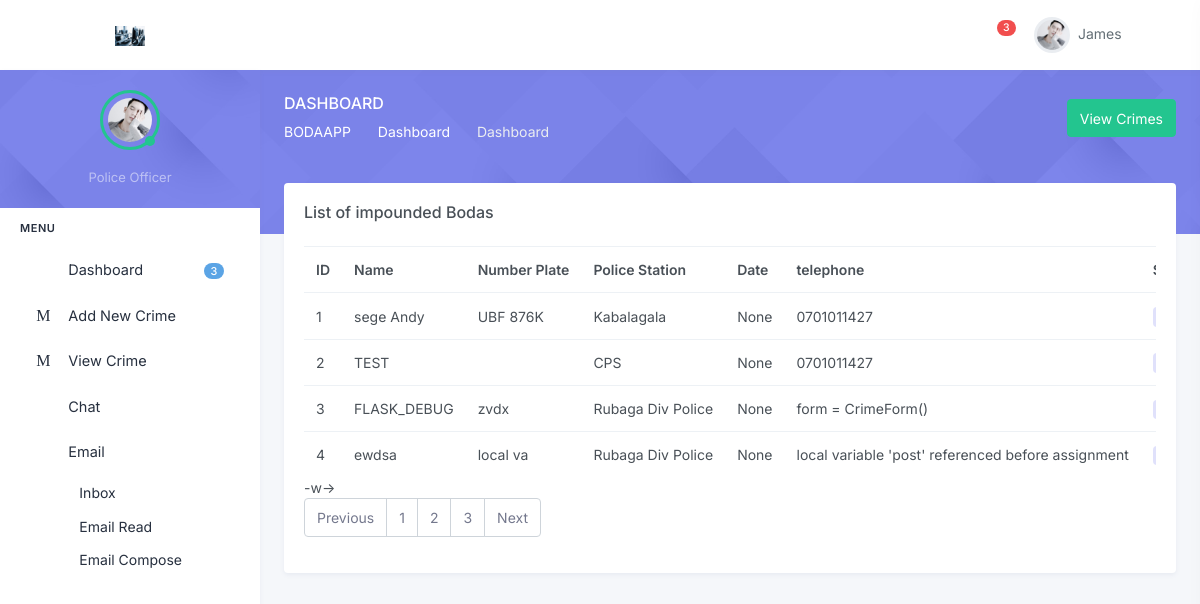
/list_view/, run on the app's committed database.
### morvin/models.py (models this page shows, shortened)
class CrimeModel(models.Model):
    name = models.CharField(max_length=50)
    crime_type = models.TextField()
    license = models.TextField(max_length=8, blank= True)
    occupation = models.TextField(blank= True)
    stage = models.TextField(null=True, blank=True)
    telephone = models.TextField(max_length=10)
    datetime = models.DateTimeField(null=True, blank=True, auto_now_add=True)
    custody = models.CharField(max_length=200, null=True, choices=CUSTODY, default='Kiira Rd Police')
    class Meta:
        db_table = "morvin_crimemodel"
        ordering = ['id']

### morvin/views.py (the view)
# urls.py: path('list_view/', views.list_view,name='list_view'),
def list_view(request):
	context ={}
	context["dataset"] = CrimeModel.objects.all()
	return render(request, "list_view.html", context)

### templates/list_view.html (shortened to what this page needs)
{% extends 'partials/base.html' %}
{% load static %}
{% load pagination_tags %}
{% block extra_css %}
<link href="{% static 'libs/admin-resources/jquery.vectormap/jquery-jvectormap-1.2.2.css' %}" rel="stylesheet"
    type="text/css" />
{% endblock extra_css %}
{% block content %}
<div class="main-content">
    <div class="page-content">
        <div class="page-title-box">
            <div class="container-fluid">
                <div class="row align-items-center">
                    <div class="col-sm-6">
                        <div class="page-title">
                            <h4>Dashboard</h4>
                            <ol class="breadcrumb m-0">
                                <li class="breadcrumb-item"><a href="javascript: void(0);">BODAAPP</a></li>
                                <li class="breadcrumb-item"><a href="javascript: void(0);">Dashboard</a></li>
                                <li class="breadcrumb-item active">Dashboard</li>
                            </ol>
                        </div>
                    </div>
                    <div class="col-sm-6">
                        <div class="float-end d-none d-sm-block">
                            <a href="{% url 'addcrime' %}" class="btn btn-success">View Crimes</a>
                        </div>
                    </div>
                </div>
            </div>
        </div>
        <div class="container-fluid">
            <div class="page-content-wrapper">
                <div class="row">
                    <div class="col-xl-12">
                        <div class="card">
                            <div class="card-body">
                                <h4 class="header-title mb-4">List of impounded Bodas</h4>
                                <div class="table-responsive">
                                    <table class="table table-centered table-nowrap mb-0">
                                        <thead class="thead-light">
                                            <tr>
                                                <th>ID</th>
                                                <th>Name</th>
                                                <th>Number Plate </th>
                                                <th>Police Station</th>
                                                <th>Date</th>
                                                <th>telephone</th>
                                                <th>Status</th>
                                            </tr>
                                        </thead>
                                        {% for data in dataset %}
                                            <tr>
                                                <td>{{ data.id }}</td>
                                                <td> {{ data.name }}</td>
                                                <td>{{ data.license }}</td>
                                                <td> {{ data.custody }}</td>
                                                <td> {{ data.datetime }}</td>
                                                <td> {{ data.telephone }}</td>
                                                <td><span
                                                        class="badge badge-pill badge-soft-primary font-size-13">Pending</span>
                                                </td>
                                            </tr>
                                        {% endfor %}
                                    </table>
                                </div>
                                -w->
                                <nav aria-label="Page navigation example">
                                    <ul class="pagination">
                                      <li class="page-item"><a class="page-link" href="#">Previous</a></li>
                                      <li class="page-item"><a class="page-link" href="#">1</a></li>
                                      <li class="page-item"><a class="page-link" href="#">2</a></li>
                                      <li class="page-item"><a class="page-link" href="#">3</a></li>
                                      <li class="page-item"><a class="page-link" href="#">Next</a></li>
                                    </ul>
                                  </nav>
                            </div>
                        </div>
                    </div>
                </div>
            </div>
        </div>
    </div>
</div>
{% endblock content %}

### templates/partials/base.html (shortened to what this page needs)
{% load static %}
<!doctype html>
<html lang="en">
<head>
    {% block extra_css %}
    {% endblock extra_css %}
    {% block css %}
    <link href="{% static 'css/bootstrap.min.css' %}" id="bootstrap-style" rel="stylesheet" type="text/css" />
    <link href="{% static 'css/icons.min.css' %}" rel="stylesheet" type="text/css" />
    <link href="{% static 'css/app.min.css' %}" id="app-style" rel="stylesheet" type="text/css" />
    {% endblock %}
</head>
<body {% block extra_body %}{% endblock extra_body %}>
    <div id="layout-wrapper">
        {% block header %}
            {% include 'partials/header.html' %}
        {% endblock header %}
        {% block sidebar %}
            {% include 'partials/sidebar.html' %}
        {% endblock sidebar %}
        {% block content %}
        {% endblock content %}
        </div>
</body>

### templates/partials/header.html (shortened to what this page needs)
{% load static %}
{% block header %}
{% load i18n %}
{% load account socialaccount %}
        <header id="page-topbar">
            <div class="navbar-header">
                <div class="d-flex">
                 <div class="navbar-brand-box">
                    <a href="{% url 'index' %}" class="logo logo-dark">
                        <span class="logo-lg">
                            <img src="{% static 'images/19.jpg' %}" alt="" height="20">
                        </span>
                    </a>
                </div>
                    <button type="button" class="btn btn-sm px-3 font-size-24 header-item waves-effect" id="vertical-menu-btn">
                        <i class="mdi mdi-menu"></i>
                    </button>
                    <div class="topbar-social-icon me-3 d-none d-md-block">
                        <ul class="list-inline title-tooltip m-0">
                            <li class="list-inline-item">
                                <a href="{% url 'email_inbox' %}" data-bs-toggle="tooltip" data-placement="top" title="Email">
                                 <i class="mdi mdi-email-outline"></i>
                                </a>
                            </li>
                            <li class="list-inline-item">
                                <a href="{% url 'chat' %}" data-bs-toggle="tooltip" data-placement="top" title="Chat">
                                 <i class="mdi mdi-tooltip-outline"></i>
                                </a>
                            </li>
                        </ul>
                    </div>
                </div>
                <div class="d-flex">
                    <div class="dropdown d-none d-lg-inline-block">
                        <button type="button" class="btn header-item toggle-search noti-icon waves-effect" data-target="#search-wrap">
                            <i class="mdi mdi-magnify"></i>
                        </button>
                    </div>
                    <div class="dropdown d-none d-lg-inline-block ms-1">
                        <button type="button" class="btn header-item noti-icon waves-effect" data-toggle="fullscreen">
                            <i class="mdi mdi-fullscreen"></i>
                        </button>
                    </div>
                    <div class="dropdown d-inline-block">
                        <button type="button" class="btn header-item noti-icon waves-effect" id="page-header-notifications-dropdown"
                            data-bs-toggle="dropdown" aria-haspopup="true" aria-expanded="false">
                            <span class="badge bg-danger rounded-pill">3</span>
                        </button>
                    </div>
                    <div class="dropdown d-inline-block">
                        <button type="button" class="btn header-item waves-effect" id="page-header-user-dropdown"
                            data-bs-toggle="dropdown" aria-haspopup="true" aria-expanded="false">
                            <img class="rounded-circle header-profile-user" src="{% static 'images/users/avatar-7.jpg' %}"
                                alt="Header Avatar">
                            <span class="d-none d-xl-inline-block ms-1">{% if user.is_authenticated %}{{ user.username }}{% else %}James{% endif %}</span>
                            <i class="mdi mdi-chevron-down d-none d-xl-inline-block"></i>
                        </button>
                    </div>
                    <div class="dropdown d-inline-block">
                        <button type="button" class="btn header-item noti-icon right-bar-toggle waves-effect">
                            <i class="mdi mdi-cog-outline font-size-20"></i>
                        </button>
                    </div>
                </div>
            </div>
        </header>
{% endblock header %}

### templates/partials/sidebar.html (shortened to what this page needs)
{% load static %}
{% block sidebar %}
<div class="vertical-menu">
    <div data-simplebar class="h-100">
        <div class="user-sidebar text-center">
            <div class="dropdown">
                <div class="user-img">
                    <img src="{% static 'images/users/avatar-7.jpg' %}" alt="" class="rounded-circle">
                    <span class="avatar-online bg-success"></span>
                </div>
                <div class="user-info">
                    <span class="font-size-13 text-white-50">Police Officer</span>
                </div>
            </div>
        </div>
        <div id="sidebar-menu">
            <ul class="metismenu list-unstyled" id="side-menu">
                <li class="menu-title" key="t-menu">Menu</li>
                <li>
                    <a href="{% url 'index' %}" class="waves-effect">
                        <i class="dripicons-home"></i><span class="badge rounded-pill bg-info float-end">3</span>
                        <span key="t-dashboard">Dashboard</span>
                    </a>
                </li>
                <li>
                    <a href="{% url 'addcrime' %}" class=" waves-effect">
                        <i class="dripicons-calendar"></i>
                        <span key="t-calendar">Add New Crime</span>
                    </a>
                </li>
                <li>
                    <a href="{% url 'list_view' %}" class=" waves-effect">
                        <i class="dripicons-calendar"></i>
                        <span key="t-calendar">View Crime</span>
                    </a>
                </li>
                <li>
                    <a href="{% url 'chat' %}" class=" waves-effect">
                        <i class="dripicons-message"></i>
                        <span key="t-chat">Chat</span>
                    </a>
                </li>
                <li>
                    <a href="javascript: void(0);" class="has-arrow waves-effect">
                        <i class="dripicons-mail"></i>
                        <span key="t-email">Email</span>
                    </a>
                    <ul class="sub-menu" aria-expanded="false">
                        <li><a href="{% url 'email_inbox' %}" key="t-inbox">Inbox</a></li>
                        <li><a href="{% url 'email_read' %}" key="t-read-email">Email Read</a></li>
                        <li><a href="{% url 'email_compose' %}" key="t-email-compose">Email Compose</a></li>
                    </ul>
                </li>
            </ul>
        </div>
    </div>
</div>
{% endblock sidebar %}

### templates/partials/footer.html (shortened to what this page needs)
{% load static %}

### templates/partials/rightsidebar.html (shortened to what this page needs)
{% load static %}

### data on the page
CrimeModel: id "1", name "sege Andy", license "UBF 876K", custody "Kabalagala", datetime "None", telephone "0701011427"
CrimeModel: id "2", name "TEST", custody "CPS", datetime "None", telephone "0701011427"
CrimeModel: id "3", name "FLASK_DEBUG", license "zvdx", custody "Rubaga Div Police", datetime "None", telephone "form = CrimeForm()"
CrimeModel: id "4", name "ewdsa", license "local va", custody "Rubaga Div Police", datetime "None", telephone "local variable 'post' referenced before assignment"
